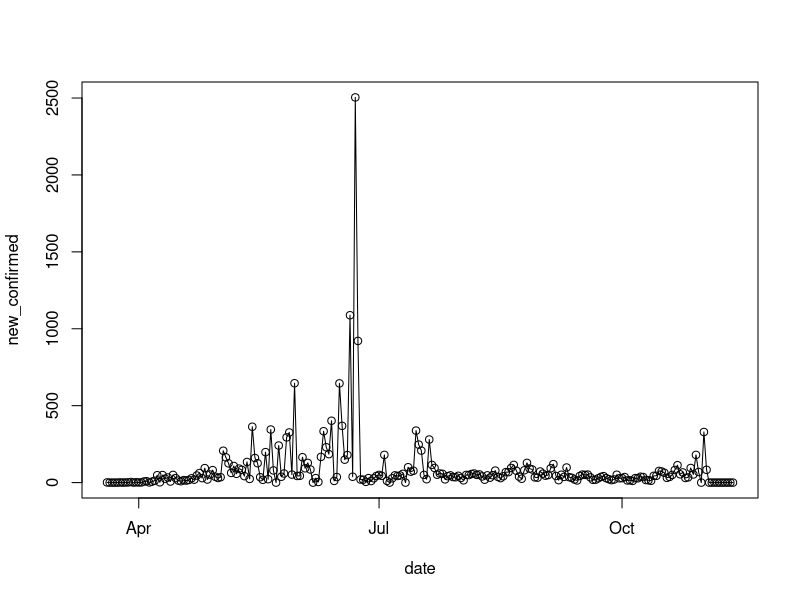
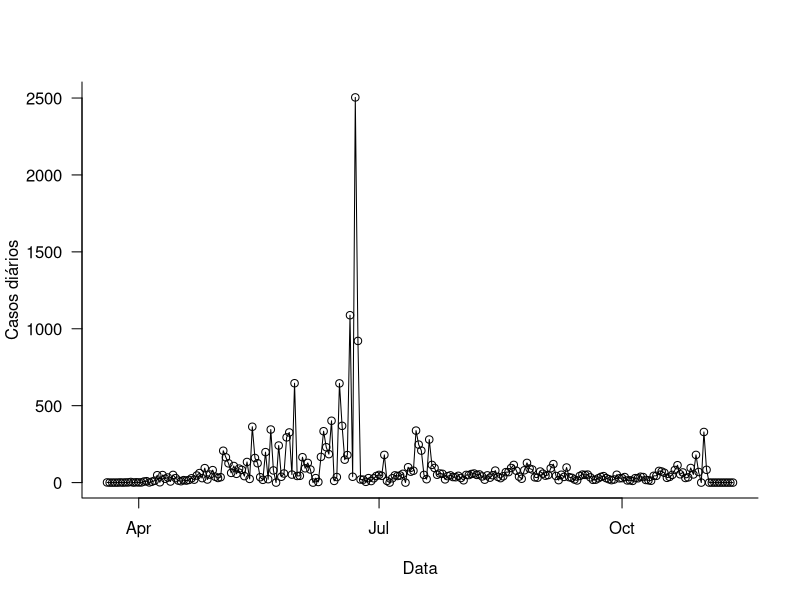
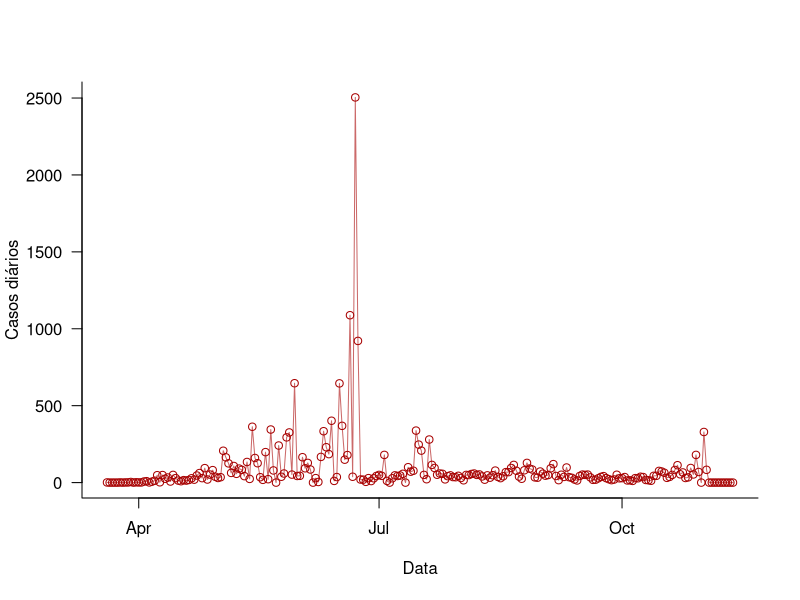
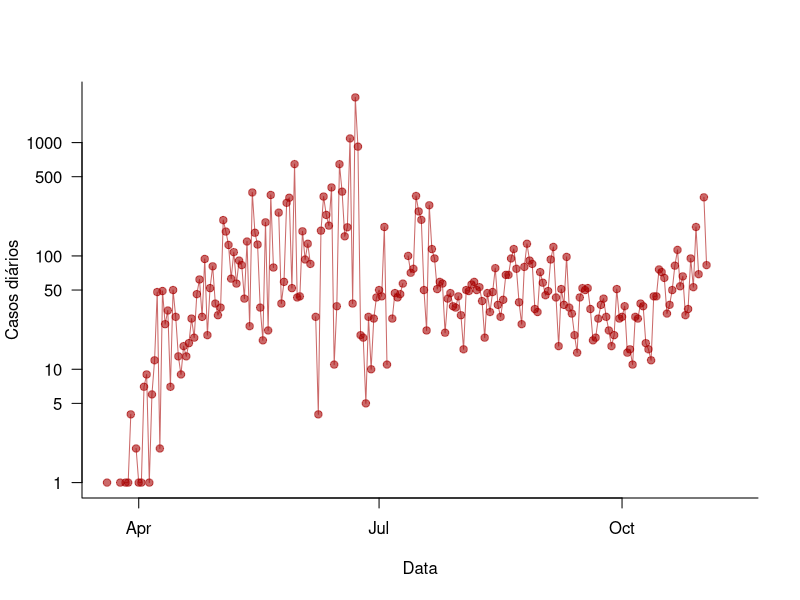
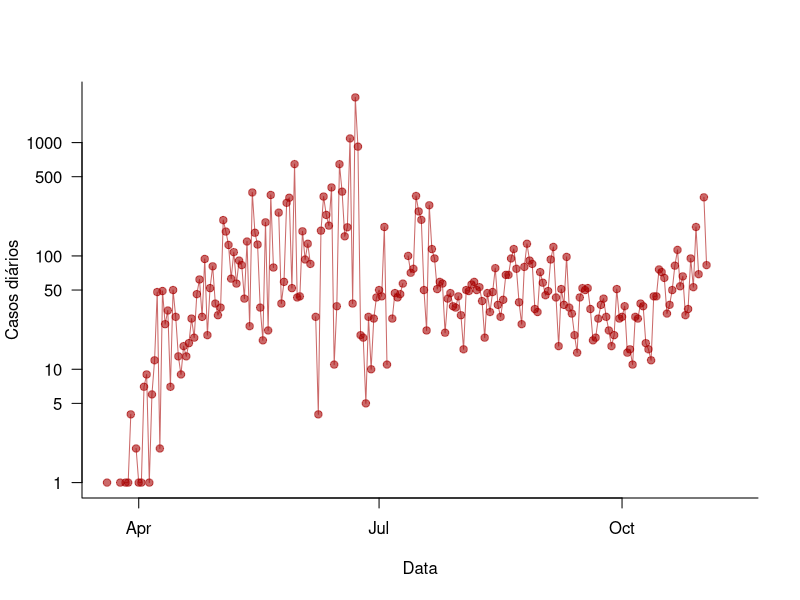

These figures' R source, in order:
# Script para construir gráficos de covid19
## por Sara Mortara & Andrea Sánchez-Tapia

# Casos diarios Macapa
macapa <- read.csv("dados/processados/02-municipio_Macapa.csv")
# convertendo para classe data
macapa$date <- as.Date(macapa$date)

# um grafico basico -------------------------
plot(new_confirmed ~ date, data = macapa)
lines(new_confirmed ~ date, data = macapa)

# um grafico melhor
# usando a funcao par para controlar parametros
par(bty = "l", las = 1)
# adicionando nome dos eixos
plot(new_confirmed ~ date, data = macapa,
     xlab = "Data",
     ylab = "Casos diários")
lines(new_confirmed ~ date, data = macapa)
#funcao dev.off()

# Lidando com cores ----------------------------
vermelho <- "#A70000" #ou rgb(167, 0, 0, maxColorValue = 255)
vermelho_trans <- rgb(167, 0, 0, alpha = 150, maxColorValue = 255)

plot(new_confirmed ~ date, data = macapa,
     xlab = "Data",
     ylab = "Casos diários",
     col = vermelho) # muda cor
lines(new_confirmed ~ date, data = macapa,
      col = vermelho_trans) # muda cor

# Mudando o ponto
plot(new_confirmed ~ date, data = macapa,
     xlab = "Data",
     ylab = "Casos diários",
     col = vermelho_trans,
     pch = 19,# muda tipo de ponto
     log = "y") # escala log no eixo y
lines(new_confirmed ~ date, data = macapa,
      col = vermelho_trans)
text("Fonte: Brasil.io", x = )

# para exportar o grafico ----------------------
png("figs/casos_diarios_Macapa.png", res = 300,
    width = 1500, height = 1200)
par(bty = "l", las = 1)
plot(new_confirmed ~ date, data = macapa,
     xlab = "Data",
     ylab = "Casos diários",
     col = vermelho_trans, # muda tipo de ponto
     pch = 19, log = "y")
lines(new_confirmed ~ date, data = macapa,
      col = vermelho_trans)
dev.off()
